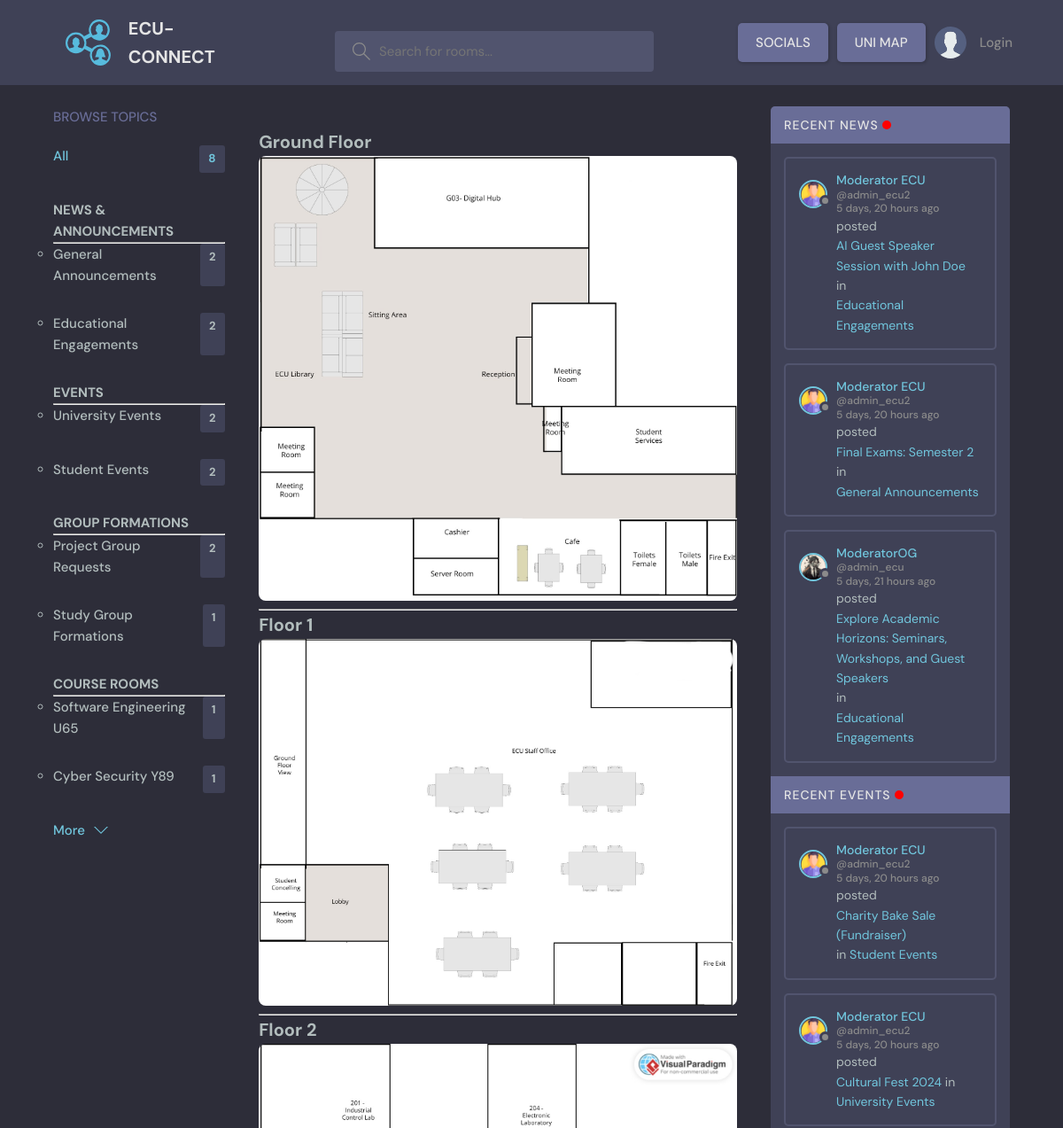
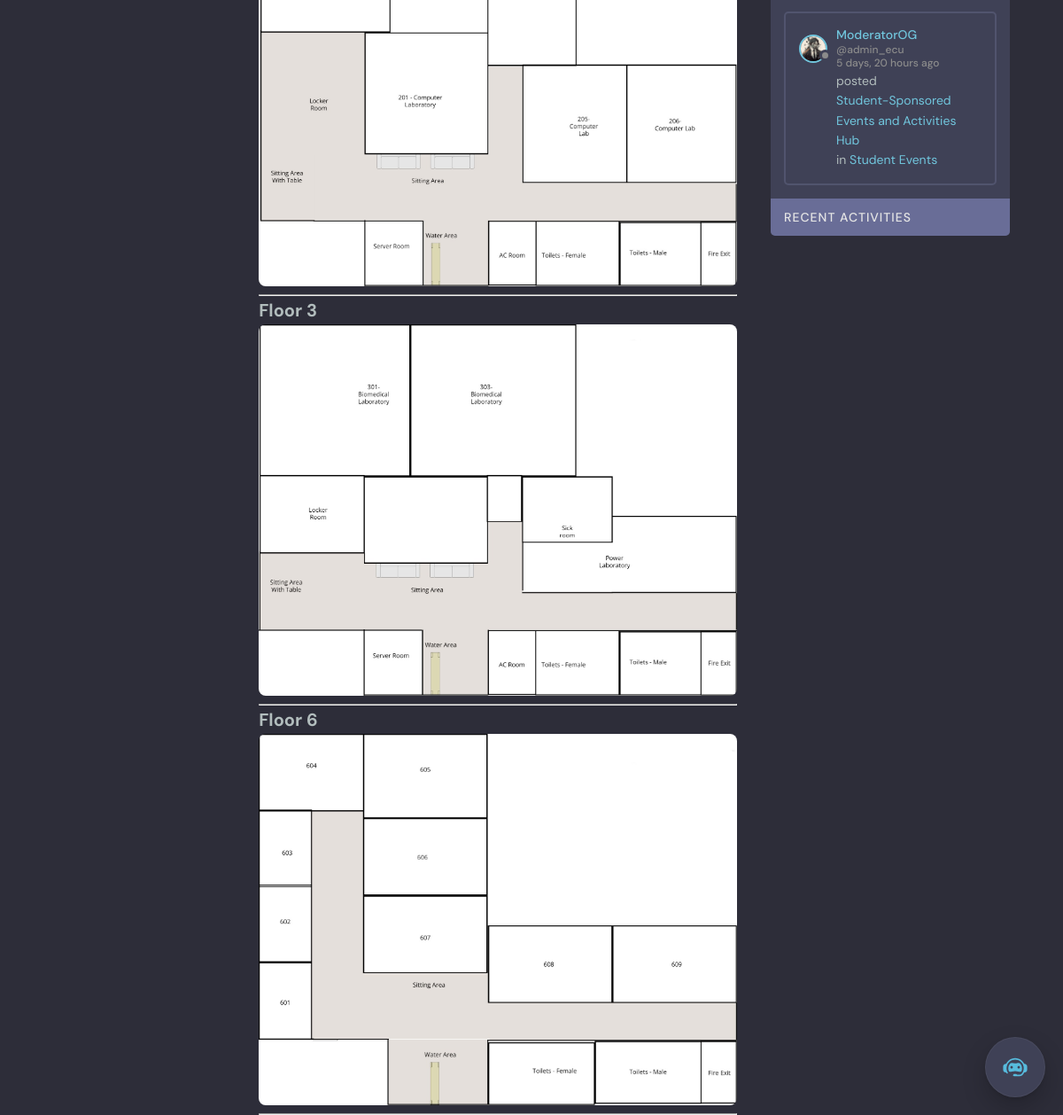
/uni_map/, run on the app's committed database (2 pictures, top to bottom).
### base/models.py (models this page shows, shortened)
class Topic(models.Model):
    name = models.CharField(max_length=200)

class Thread(models.Model):
    host = models.ForeignKey(User, on_delete = models.SET_NULL, null=True)
    topic = models.ForeignKey(Topic, on_delete = models.SET_NULL, null=True)
    name = models.CharField(max_length=200)
    description = models.TextField(null = True, blank = True)
    participants = models.ManyToManyField(User, related_name='participants', blank=True)
    updated = models.DateTimeField(auto_now= True)
    created = models.DateTimeField(auto_now_add= True)
    pinned = models.BooleanField(default=False)
    class Meta:
       ordering = ['-updated', '-created']

class User(AbstractUser):
    username = models.CharField(max_length=150, unique=True, null=True)
    name = models.CharField(max_length=200, null=True)
    email = models.EmailField(unique=True, null=True)
    bio = models.TextField(null=True)
    avatar = models.ImageField(null=True, default="avatar.svg")
    USERNAME_FIELD = 'email'
    REQUIRED_FIELDS = ['username']
    notifications = models.ManyToManyField(Notification, related_name='notifications', blank=True)

### base/views.py (the view)
# urls.py: path('uni_map/', views.uniMap, name="uni_map"),
def uniMap(request):
    topics = Topic.objects.all()
    recent_news_threads = Thread.objects.filter(Q(topic__name='General Announcements') | Q(topic__name='Educational Engagements'))[:3]
    recent_events_threads = Thread.objects.filter(Q(topic__name='University Events') | Q(topic__name='Student Events'))[:3]
    context = {'topics': topics, 'recent_news_threads': recent_news_threads, 'recent_events_threads': recent_events_threads}
    return render(request, 'base/unimap.html', context)

### base/templates/base/unimap.html (shortened to what this page needs)
{% extends 'main.html' %}
{% load static %}
{% block content %}
    <main class="layout layout--3">
        <div class="container">
             {% include 'base/topics_component.html' %}
            <div class="roomList">
                <div class="map-page__feed">
                    <div class="map-page__post">
                        <h2>Ground Floor</h2>
                        <img src="{% static 'images/gfloor.jpg' %}" />
                        <hr>
                        <h2>Floor 1</h2>
                        <img src="{% static 'images/floor1.jpg' %}" />
                        <hr>
                        <h2>Floor 2</h2>
                        <img src="{% static 'images/floor2.jpg' %}" />
                        <hr>
                        <h2>Floor 3</h2>
                        <img src="{% static 'images/floor3.jpg' %}" />
                        <hr>
                        <h2>Floor 6</h2>
                        <img src="{% static 'images/floor6.jpg' %}" />
                    </div>
                </div>
            </div>
            {% include 'base/activity_component.html' %}
        </div>
    </main>
{% endblock content %}

### base/templates/base/topics_component.html
        <div class="topics">
            <div class="topics__header">
              <h2>Browse Topics</h2>
            </div>
            <ul class="topics__list">
                <li>
                    <a href="{% url 'home' %}" class="active">All <span>{{topics.count}}</span></a>
                </li>
              <li>
                <h4>NEWS & ANNOUNCEMENTS</h4>
                <hr>
                <ul>
                  {% for topic in topics %}
                    {% if topic.name == "General Announcements" or topic.name == "Educational Engagements"  %}
                      <li><strong><a href="{% url 'home' %}?q={{topic.name}}">{{topic.name}}<span>{{topic.thread_set.all.count}}</span></a></strong></li>
                    {% endif %}
                  {% endfor %}
                </ul>
              </li>
              <li>
                <h4>EVENTS</h4>
                <hr>
                <ul>
                  {% for topic in topics %}
                  {% if topic.name == "University Events" or topic.name == "Student Events"  %}
                      <li><strong><a href="{% url 'home' %}?q={{topic.name}}">{{topic.name}}<span>{{topic.thread_set.all.count}}</span></a></strong></li>
                    {% endif %}
                  {% endfor %}
                </ul>
              </li>
              <li>
                <h4>GROUP FORMATIONS</h4>
                <hr>
                <ul>
                  {% for topic in topics %}
                  {% if topic.name == "Project Group Requests" or topic.name == "Study Group Formations"  %}
                      <li> <a href="{% url 'home' %}?q={{topic.name}}">{{topic.name}}<span>{{topic.thread_set.all.count}}</span></a></li>
                    {% endif %}
                  {% endfor %}
                </ul>
              </li>
              <li>
                <h4>COURSE ROOMS</h4>
                <hr>
                <ul>
                  {% for topic in topics %}
                  {% if topic.name == "Software Engineering U65" or topic.name == "Cyber Security Y89"  %}
                      <li><strong><a href="{% url 'home' %}?q={{topic.name}}">{{topic.name}}<span>{{topic.thread_set.all.count}}</span></a></strong></li>
                    {% endif %}
                  {% endfor %}
                </ul>
              </li>
            </ul>
            <a class="btn btn--link" href="topics.html">
              More
              <svg version="1.1" xmlns="http://www.w3.org/2000/svg" width="32" height="32" viewBox="0 0 32 32">
                <title>chevron-down</title>
                <path d="M16 21l-13-13h-3l16 16 16-16h-3l-13 13z"></path>
              </svg>
            </a>
          </div>

### base/templates/base/activity_component.html (shortened to what this page needs)
<div class="activities">
  <div class="activities__header">
    <h2>RECENT NEWS <div class="flashing-light"></div></h2>
  </div>
  {% for thread in recent_news_threads %}
  <div class="activities__box">
    <div class="activities__boxHeader roomListRoom__header">
      <a href="{% url 'user_profile' thread.host.id %}" class="roomListRoom__author">
        <div class="avatar avatar--small">
          <img src="{{thread.host.avatar.url}}" />
        </div>
        <p>
          {{thread.host.name}}
          <span>@{{thread.host.username}}</span>
          <span>{{thread.created|timesince}} ago</span>
        </p>
      </a>
    </div>
    <div class="activities__boxContent">
      <p>posted <a href="{% url 'thread' thread.id %}">{{ thread.name }}</a> in <a href="{% url 'home' %}?q={{thread.topic.name}}">{{ thread.topic.name }} </a> </p>
    </div>
  </div>
  {% endfor %}
    <div class="activities__header">
      <h2>RECENT EVENTS <div class="flashing-light"></div></h2>
    </div>
    {% for thread in recent_events_threads %}
  <div class="activities__box">
    <div class="activities__boxHeader roomListRoom__header">
      <a href="{% url 'user_profile' thread.host.id %}" class="roomListRoom__author">
        <div class="avatar avatar--small">
          <img src="{{thread.host.avatar.url}}" />
        </div>
        <p>
          {{thread.host.name}}
          <span>@{{thread.host.username}}</span>
          <span>{{thread.created|timesince}} ago</span>
        </p>
      </a>
    </div>
    <div class="activities__boxContent">
      <p>posted <a href="{% url 'thread' thread.id %}">{{ thread.name }}</a> in <a href="{% url 'home' %}?q={{thread.topic.name}}">{{ thread.topic.name }} </a> </p>
    </div>
  </div>
  {% endfor %}
    <div class="activities__header">
      <h2>Recent Activities</h2>
    </div>
  </div>

### static/styles/style.css (style rules this page uses)
:root { --color-main: #71c6dd; --color-main-light: #e1f6fb; --color-dark: #3f4156; --color-dark-medium: #51546e; --color-dark-light: #696d97; --color-light: #e5e5e5; --color-gray: #8b8b8b; --color-light-gray: #b2bdbd; --color-bg: #2d2d39; --color-success: #5dd693; --color-error: #fc4b0b; }
* { font-family: "DM Sans", -apple-system, BlinkMacSystemFont, "Segoe UI", Roboto, Oxygen, Ubuntu, Cantarell, "Open Sans", "Helvetica Neue", sans-serif; margin: 0; padding: 0; box-sizing: border-box; text-rendering: optimizeLegibility; font-size: inherit; }
html { font-size: 56.25%; }
@media only screen and (min-width: 1200px) { html { font-size: 62.5%; } }
body { line-height: 1.6; font-weight: 400; font-size: 1.5rem; color: var(--color-light-gray); background-color: var(--color-bg); min-height: 100vh; }
img { width: 100%; }
a { display: inline-block; color: var(--color-main); text-decoration: none; }
.container { max-width: 120rem; width: 90%; margin: auto; }
.btn { background-color: transparent; border: none; display: inline-flex; align-items: center; gap: 1rem; cursor: pointer; transition: all ease-in-out 0.3s; padding: 1rem 2rem; border-radius: 5px; box-shadow: 1px 1px 3px 1px rgba(0, 0, 0, 0.15); font-weight: 500; }
.btn--link { border-radius: 0; padding: 0; color: var(--color-main); box-shadow: none; }
.btn > svg { fill: currentColor; width: 1.6rem; height: 1.6rem; }
.avatar { position: relative; display: inline-block; border-radius: 50%; border: 2px solid var(--color-main); }
.avatar img { display: block; border-radius: 50%; object-fit: cover; object-position: center; }
.avatar::after { content: ""; display: block; position: absolute; background-color: var(--color-gray); z-index: 111; border-radius: 50%; border: 0.3rem solid var(--color-dark); }
.avatar.avatar--small img { width: 2.8rem; height: 2.8rem; }
.avatar.avatar--small:after { width: 0.7rem; height: 0.7rem; bottom: 0px; right: -6px; }
.layout { margin-top: 2.4rem; }
.layout > .container { display: flex; justify-content: space-between; align-items: flex-start; }
.layout--3 > .container > div:first-child { flex-basis: 18%; max-width: 22.5rem; }
.layout--3 > .container > div:nth-child(2) { flex-basis: 50%; }
.layout--3 > .container > div:last-child { flex-basis: 25%; }
.topics__header { margin-bottom: 2rem; }
.topics__header h2 { text-transform: uppercase; font-weight: 500; color: var(--color-dark-light); }
.topics__list { list-style: none; }
.topics__list li a { display: flex; justify-content: space-between; margin-bottom: 3rem; font-weight: 500; color: var(--color-light-gray); transition: all 0.3s ease-in-out; }
.topics__list li a.active, .topics__list li a:hover { color: var(--color-main); }
.topics__list li a span { padding: 0.5rem 1rem; background-color: var(--color-dark); border-radius: 3px; font-size: 1.3rem; font-weight: 700; letter-spacing: 1px; }
.roomListRoom__header { display: flex; justify-content: space-between; align-items: center; }
.roomListRoom__author { font-weight: 500; display: flex; align-items: center; gap: 1rem; }
.activities { background: var(--color-dark); border-radius: 5px; overflow: hidden; }
.activities__header h2 { background-color: var(--color-dark-light); text-transform: uppercase; font-weight: 500; padding: 1rem 1.5rem; color: var(--color-light); letter-spacing: 1px; font-size: 1.4rem; }
.activities__box { margin: 1.5rem; padding: 1.5rem; border: 2px solid var(--color-dark-medium); border-radius: 5px; }
.activities__boxHeader p { font-size: 1.4rem; line-height: 1.3; }
.activities__boxHeader p span { color: var(--color-gray); font-size: 1.2rem; display: block; }
.activities__boxContent { margin-left: 4.2rem; }
.activities__boxContent { font-size: 1.4rem; }
.map-page__feed { margin-top: 20px; font-size: 20px; }
.map-page__post img { max-width: 100%; border-radius: 8px; }
.flashing-light { display: inline-block; width: 10px; height: 10px; background-color: red; border-radius: 50%; animation: flash 1s infinite alternate; }

### data on the page
Topic: name "General Announcements", thread_set.all.count "2"
Topic: name "Educational Engagements", thread_set.all.count "2"
Topic: name "University Events", thread_set.all.count "2"
Topic: name "Student Events", thread_set.all.count "2"
Topic: name "Project Group Requests", thread_set.all.count "2"
Topic: name "Study Group Formations", thread_set.all.count "1"
Topic: name "Software Engineering U65", thread_set.all.count "1"
Topic: name "Cyber Security Y89", thread_set.all.count "1"
Thread: host.avatar (picture), host.name "Moderator ECU", host.username "admin_ecu2", created "5 days, 20 hours", name "AI Guest Speaker Session with John Doe", topic.name "Educational Engagements"
Thread: host.avatar (picture), host.name "Moderator ECU", host.username "admin_ecu2", created "5 days, 20 hours", name "Final Exams: Semester 2", topic.name "General Announcements"
Thread: host.avatar (picture), host.name "ModeratorOG", host.username "admin_ecu", created "5 days, 21 hours", name "Explore Academic Horizons: Seminars, Workshops, and Guest Speakers", topic.name "Educational Engagements"
Thread: host.avatar (picture), host.name "Moderator ECU", host.username "admin_ecu2", created "5 days, 20 hours", name "Charity Bake Sale (Fundraiser)", topic.name "Student Events"
Thread: host.avatar (picture), host.name "Moderator ECU", host.username "admin_ecu2", created "5 days, 20 hours", name "Cultural Fest 2024", topic.name "University Events"
Thread: host.avatar (picture), host.name "ModeratorOG", host.username "admin_ecu", created "5 days, 20 hours", name "Student-Sponsored Events and Activities Hub", topic.name "Student Events"

### other printed values
{{ topics.count }} "8"
